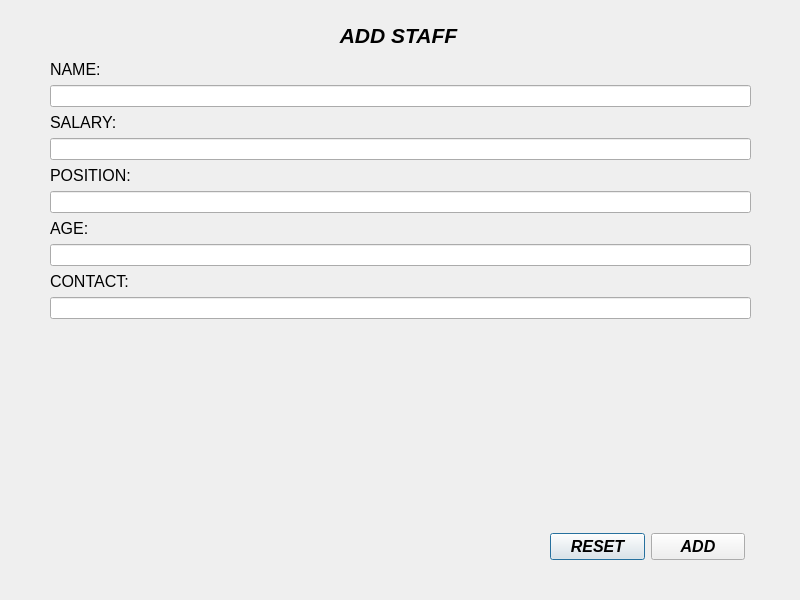
<?xml version="1.0" encoding="UTF-8"?>
<ui version="4.0">
 <class>addstaff</class>
 <widget class="QDialog" name="addstaff">
  <property name="geometry">
   <rect>
    <x>0</x>
    <y>0</y>
    <width>800</width>
    <height>600</height>
   </rect>
  </property>
  <property name="windowTitle">
   <string>Dialog</string>
  </property>
  <widget class="QLabel" name="ADDSTAFF">
   <property name="geometry">
    <rect>
     <x>308</x>
     <y>20</y>
     <width>181</width>
     <height>31</height>
    </rect>
   </property>
   <property name="font">
    <font>
     <family>Arial</family>
     <pointsize>16</pointsize>
     <italic>true</italic>
     <bold>true</bold>
    </font>
   </property>
   <property name="text">
    <string>ADD STAFF</string>
   </property>
   <property name="alignment">
    <set>Qt::AlignmentFlag::AlignCenter</set>
   </property>
  </widget>
  <widget class="QWidget" name="layoutWidget">
   <property name="geometry">
    <rect>
     <x>50</x>
     <y>60</y>
     <width>701</width>
     <height>463</height>
    </rect>
   </property>
   <layout class="QFormLayout" name="formLayout_2">
    <item row="8" column="0" colspan="2">
     <widget class="QLineEdit" name="input_salary"/>
    </item>
    <item row="11" column="0" colspan="2">
     <widget class="QLabel" name="position">
      <property name="font">
       <font>
        <family>Arial</family>
        <pointsize>12</pointsize>
       </font>
      </property>
      <property name="text">
       <string>POSITION:</string>
      </property>
     </widget>
    </item>
    <item row="12" column="0" colspan="2">
     <widget class="QLineEdit" name="input_position"/>
    </item>
    <item row="15" column="0" colspan="2">
     <widget class="QLabel" name="age">
      <property name="font">
       <font>
        <family>Arial</family>
        <pointsize>12</pointsize>
       </font>
      </property>
      <property name="text">
       <string>AGE:</string>
      </property>
     </widget>
    </item>
    <item row="16" column="0" colspan="2">
     <widget class="QLineEdit" name="input_age"/>
    </item>
    <item row="19" column="0" colspan="2">
     <widget class="QLabel" name="contact">
      <property name="font">
       <font>
        <family>Arial</family>
        <pointsize>12</pointsize>
       </font>
      </property>
      <property name="text">
       <string>CONTACT:</string>
      </property>
     </widget>
    </item>
    <item row="20" column="0" colspan="2">
     <widget class="QLineEdit" name="input_contact"/>
    </item>
    <item row="1" column="0">
     <widget class="QLabel" name="name">
      <property name="font">
       <font>
        <family>Arial</family>
        <pointsize>12</pointsize>
       </font>
      </property>
      <property name="text">
       <string>NAME:</string>
      </property>
      <property name="textFormat">
       <enum>Qt::TextFormat::AutoText</enum>
      </property>
     </widget>
    </item>
    <item row="5" column="0">
     <widget class="QLabel" name="SALARY">
      <property name="font">
       <font>
        <family>Arial</family>
        <pointsize>12</pointsize>
       </font>
      </property>
      <property name="text">
       <string>SALARY:</string>
      </property>
     </widget>
    </item>
    <item row="3" column="0" colspan="2">
     <widget class="QLineEdit" name="input_name">
      <property name="text">
       <string/>
      </property>
     </widget>
    </item>
   </layout>
  </widget>
  <widget class="QWidget" name="layoutWidget">
   <property name="geometry">
    <rect>
     <x>550</x>
     <y>530</y>
     <width>195</width>
     <height>33</height>
    </rect>
   </property>
   <layout class="QHBoxLayout" name="horizontalLayout">
    <item>
     <widget class="QPushButton" name="btn_reset">
      <property name="font">
       <font>
        <family>Arial</family>
        <pointsize>12</pointsize>
        <italic>true</italic>
        <bold>true</bold>
       </font>
      </property>
      <property name="text">
       <string>RESET</string>
      </property>
     </widget>
    </item>
    <item>
     <widget class="QPushButton" name="btn_add">
      <property name="font">
       <font>
        <family>Arial</family>
        <pointsize>12</pointsize>
        <italic>true</italic>
        <bold>true</bold>
       </font>
      </property>
      <property name="text">
       <string>ADD</string>
      </property>
     </widget>
    </item>
   </layout>
  </widget>
 </widget>
 <resources/>
 <connections/>
</ui>
